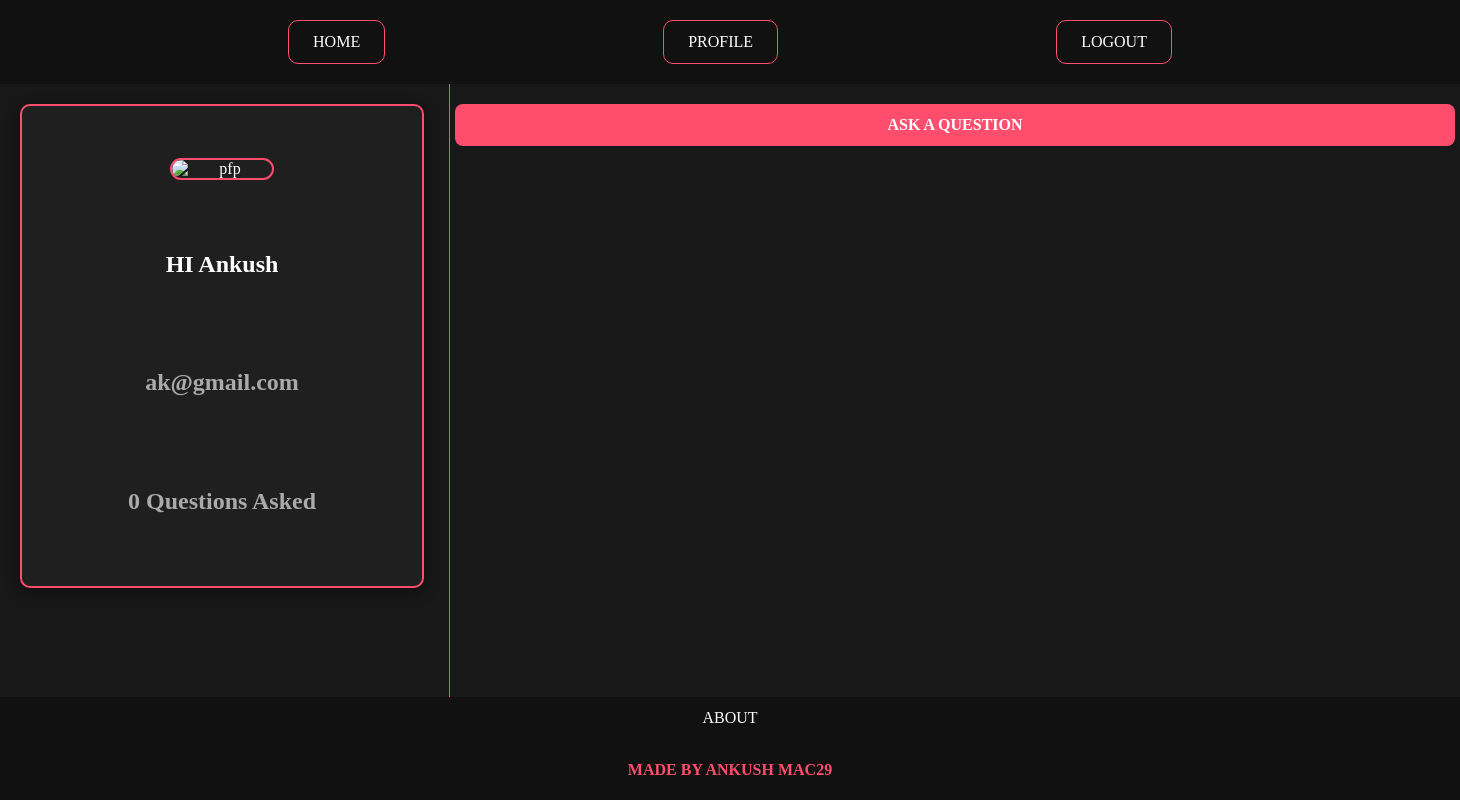
Before: /user (signed in) with the older database file.
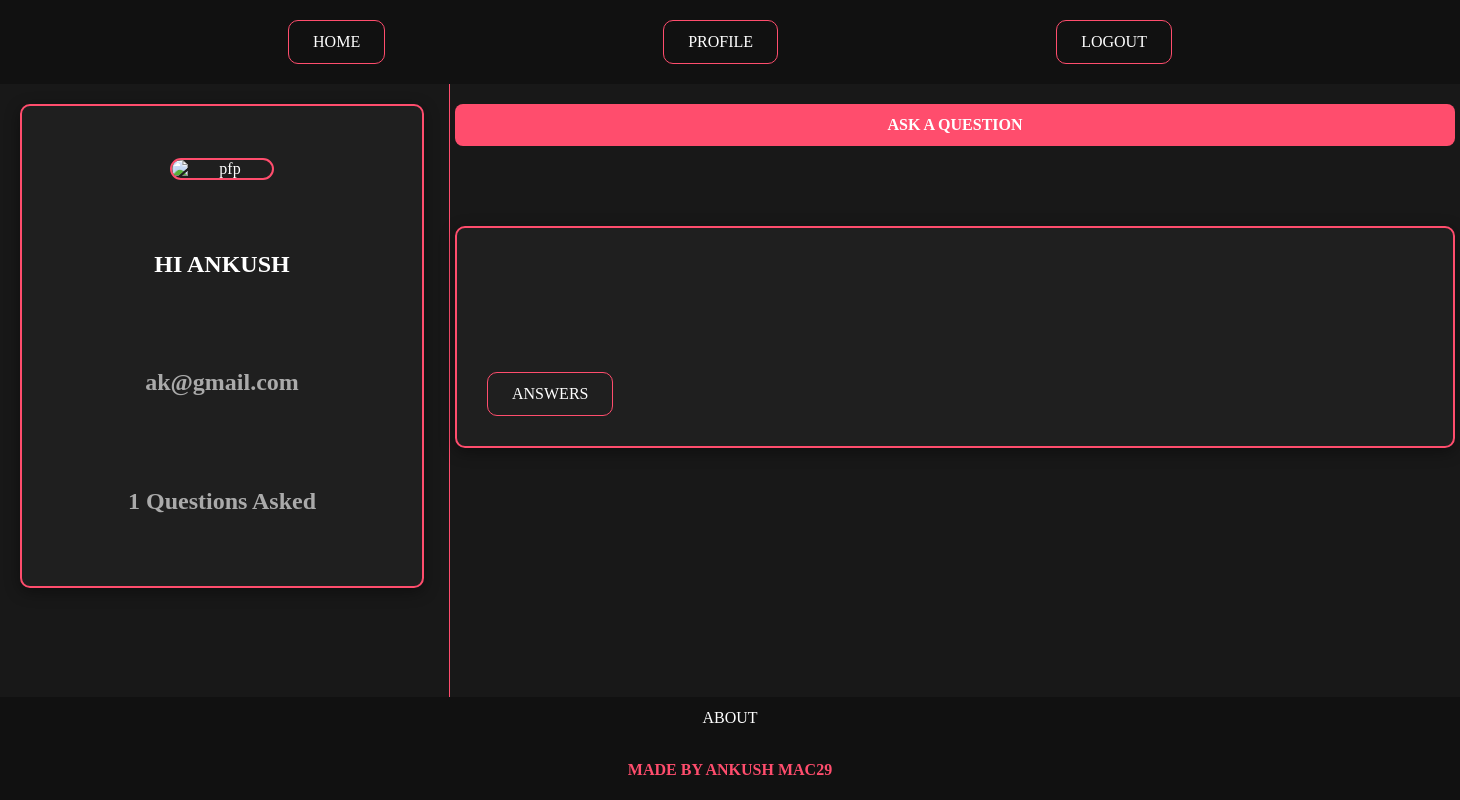
After: the same page with the newer database file.
### model.py (models this page shows)
class student(db.Model):
    id=db.Column(db.Integer,primary_key=True)
    name=db.Column(db.String(50),nullable=False)
    email=db.Column(db.String(50),nullable=False,unique=True)
    password=db.Column(db.String(50),nullable=False)
    questions=db.relationship("question",backref="author")
    answers=db.relationship("answer",backref="author")

class question(db.Model):
    id=db.Column(db.Integer,primary_key=True)
    title=db.Column(db.String(100),nullable=False)
    body=db.Column(db.Text)
    user_id=db.Column(db.Integer,db.ForeignKey("student.id"))
    answer=db.relationship("answer",backref="question")

### profile.py (the view)
@profile.route("/user")
def user():
    if "id" in session:
        user=db.session.get(student,session["id"])
        return render_template("user.html",user=user)
    else:
        return redirect(url_for("auth.login"))

### templates/user.html (shortened to what this page needs)
{% extends "base.html" %} {% block title %}USER{% endblock %} {% block content
%}
<main class="profile_layout">
  <aside>
    <div class="profile_card">
      <img src="https://i.redd.it/vvzpigme0ds61.jpg" alt="pfp" width="100px" />
      <h1>HI {{user.name}}</h1>
      <h2>{{user.email}}</h2>
      <h2 class="post-count">{{ user.questions|length }} Questions Asked</h2>
    </div>
  </aside>
  <section>
    <a href="/ask" class="btn-ask">ASK A QUESTION</a>
    {% for q in user.questions %}
    <article class="card">
      <div class="question card">
      <a href="/answer/{{q.id}}">ANSWERS</a>
      </div>
    </article>
    {% endfor %}
  </section>
</main>
{% endblock %}

Changed rows visible on the page:
changed student "ak@gmail.com": name "Ankush" → "ANKUSH"
Other visible differences:
{{ user.questions|length }}: "0" → "1"
